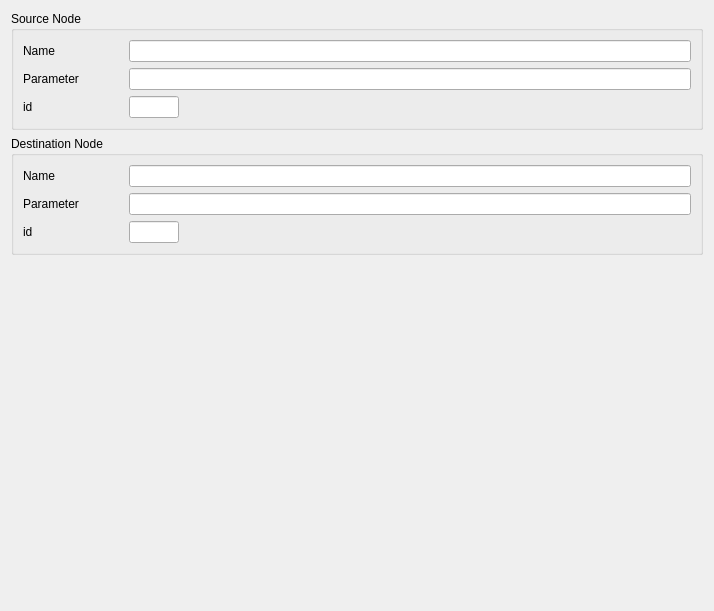
<?xml version="1.0" encoding="UTF-8"?>
<ui version="4.0">
 <class>NodeLinkEditor</class>
 <widget class="QWidget" name="NodeLinkEditor">
  <property name="geometry">
   <rect>
    <x>0</x>
    <y>0</y>
    <width>714</width>
    <height>611</height>
   </rect>
  </property>
  <property name="windowTitle">
   <string>NodeLinkEditor</string>
  </property>
  <layout class="QVBoxLayout" name="verticalLayout_3">
   <item>
    <widget class="QGroupBox" name="srcGroup">
     <property name="title">
      <string>Source Node</string>
     </property>
     <layout class="QVBoxLayout" name="verticalLayout">
      <item>
       <layout class="QHBoxLayout" name="horizontalLayout_2" stretch="0,1">
        <item>
         <widget class="QLabel" name="name_label">
          <property name="minimumSize">
           <size>
            <width>100</width>
            <height>0</height>
           </size>
          </property>
          <property name="text">
           <string>Name</string>
          </property>
         </widget>
        </item>
        <item>
         <widget class="QLineEdit" name="src_node_lineEdit"/>
        </item>
       </layout>
      </item>
      <item>
       <layout class="QHBoxLayout" name="horizontalLayout_3" stretch="0,1">
        <item>
         <widget class="QLabel" name="label_label">
          <property name="minimumSize">
           <size>
            <width>100</width>
            <height>0</height>
           </size>
          </property>
          <property name="text">
           <string>Parameter</string>
          </property>
         </widget>
        </item>
        <item>
         <widget class="QLineEdit" name="src_param_lineEdit"/>
        </item>
       </layout>
      </item>
      <item>
       <layout class="QHBoxLayout" name="horizontalLayout_4" stretch="0,0,0">
        <item>
         <widget class="QLabel" name="name_label_2">
          <property name="minimumSize">
           <size>
            <width>100</width>
            <height>0</height>
           </size>
          </property>
          <property name="text">
           <string>id</string>
          </property>
         </widget>
        </item>
        <item>
         <widget class="QLineEdit" name="src_id_lineEdit">
          <property name="maximumSize">
           <size>
            <width>50</width>
            <height>16777215</height>
           </size>
          </property>
         </widget>
        </item>
        <item>
         <spacer name="horizontalSpacer_2">
          <property name="orientation">
           <enum>Qt::Horizontal</enum>
          </property>
          <property name="sizeHint" stdset="0">
           <size>
            <width>40</width>
            <height>20</height>
           </size>
          </property>
         </spacer>
        </item>
       </layout>
      </item>
     </layout>
    </widget>
   </item>
   <item>
    <widget class="QGroupBox" name="dstGroup">
     <property name="title">
      <string>Destination Node</string>
     </property>
     <layout class="QVBoxLayout" name="verticalLayout_2">
      <item>
       <layout class="QHBoxLayout" name="horizontalLayout_6" stretch="0,1">
        <item>
         <widget class="QLabel" name="name_label_3">
          <property name="minimumSize">
           <size>
            <width>100</width>
            <height>0</height>
           </size>
          </property>
          <property name="text">
           <string>Name</string>
          </property>
         </widget>
        </item>
        <item>
         <widget class="QLineEdit" name="dst_node_lineEdit"/>
        </item>
       </layout>
      </item>
      <item>
       <layout class="QHBoxLayout" name="horizontalLayout_5" stretch="0,1">
        <item>
         <widget class="QLabel" name="label_label_2">
          <property name="minimumSize">
           <size>
            <width>100</width>
            <height>0</height>
           </size>
          </property>
          <property name="text">
           <string>Parameter</string>
          </property>
         </widget>
        </item>
        <item>
         <widget class="QLineEdit" name="dst_param_lineEdit"/>
        </item>
       </layout>
      </item>
      <item>
       <layout class="QHBoxLayout" name="horizontalLayout_7" stretch="0,0,0">
        <property name="spacing">
         <number>6</number>
        </property>
        <item>
         <widget class="QLabel" name="name_label_4">
          <property name="minimumSize">
           <size>
            <width>100</width>
            <height>0</height>
           </size>
          </property>
          <property name="text">
           <string>id</string>
          </property>
         </widget>
        </item>
        <item>
         <widget class="QLineEdit" name="dst_id_lineEdit">
          <property name="maximumSize">
           <size>
            <width>50</width>
            <height>16777215</height>
           </size>
          </property>
         </widget>
        </item>
        <item>
         <spacer name="horizontalSpacer">
          <property name="orientation">
           <enum>Qt::Horizontal</enum>
          </property>
          <property name="sizeHint" stdset="0">
           <size>
            <width>40</width>
            <height>20</height>
           </size>
          </property>
         </spacer>
        </item>
       </layout>
      </item>
     </layout>
    </widget>
   </item>
   <item>
    <spacer name="verticalSpacer">
     <property name="orientation">
      <enum>Qt::Vertical</enum>
     </property>
     <property name="sizeHint" stdset="0">
      <size>
       <width>20</width>
       <height>0</height>
      </size>
     </property>
    </spacer>
   </item>
  </layout>
 </widget>
 <resources/>
 <connections/>
</ui>
